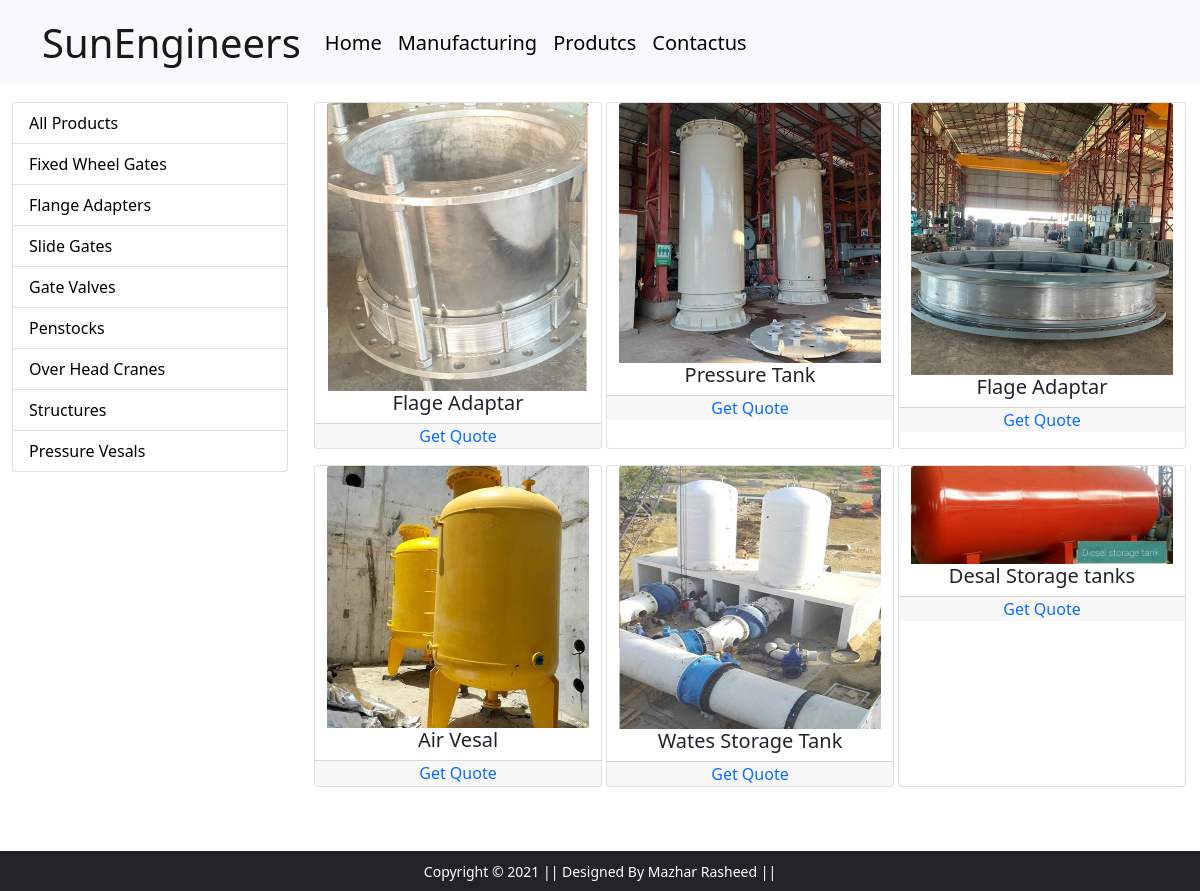
Screenshot of /products/ with the database file from the repository.
### home/models/category.py (models this page shows, shortened)
class Category(models.Model):
    name=models.CharField(max_length=50)
    @staticmethod
    def get_all_category():
        return Category.objects.all()

### home/models/products.py (models this page shows, shortened)
class Products(models.Model):
    id=models.AutoField(primary_key=True)
    product_name=models.CharField(max_length=50)
    pro_des=models.CharField(max_length=250 ,default="")
    pro_price=models.IntegerField(default=0)
    pro_img=models.ImageField(upload_to="uploaded/products/")
    category=models.ForeignKey(to=Category,on_delete=models.RESTRICT,)
    @staticmethod
    def get_all_produts():
        return Products.objects.all()

### home/views/products.py (the view)
# urls.py: path('products/',   Product.as_view(),                      name='homepage'),
class Product(View):
   def get(self,request):
      products=None
      categories=Category.get_all_category()
      categoryID=(request.GET.get('category'))
      if categoryID:
         products=Products.get_all_produts_by_categoryid(categoryID)
      else:
            products=Products.get_all_produts()
      data={'products':products,'categories':categories}
      return render(request,"products.html",data)

### templates/products.html
{% extends "base.html" %} {% block title %}My_store{% endblock title %}
{% load cart %}
{% load custom_filters %}
{% load static %}
{% block main-content %}
<div class="container-fluid mt-3">
  <div class="row">
    <div class="col-lg-3">
      <div class="list-group">
          <a href="/products/" class="list-group-item" style="color:black">All Products</a>
          {% for category in categories  %}
          <a href="?category={{category.id}}" class="list-group-item" style="color:black">{{category.name}}</a>
          {% endfor %}
      </div>
    </div>
    <div id="product" class="col-lg-9">
      <div class="row mx-auto">
        {% if products %}
        {% for product in products %}
        <div class="card mx-auto mb-3" id="{{product.id}}" style="width: 18rem">
          <img src="{{product.pro_img.url}}" class="card-img-top" alt="..." />
          <div class="card-body p-0">
            <h5 class="card-title text-center">{{product.product_name}}</h5>
            <div class="card-footer p-0 row no-gutters text-center ">
              <a style= "text-decoration: none ;" href="#">Get Quote</a>
            </div>
          </div>
        </div>
        {% endfor %}
        {% else %}
        <h3 class="alert alert-light border rounded">Curruntly No Item to Show</h3>
        {% endif %}
      </div>
    </div>
  </div>
</div>
{% endblock main-content %}

### templates/base.html (shortened to what this page needs)
<!doctype html>
{% load static %}
<html lang="en">
  <head>
    <link rel="stylesheet" href="{% static 'css/bootstrap.css' %}">
    <link rel="stylesheet" href="{% static 'css/main.css' %}">
    <link rel="stylesheet" href="{% static 'app/css/owl.carousel.min.css' %}">
    <link rel="stylesheet" href="{% static 'app/css/all.min.css' %}">
    <link rel="stylesheet" href="{% static 'app/css/style.css' %}">
    <link rel="stylesheet" href="{% static 'app/css/modal.css' %}">
  </head>
  <body>
    <nav class="navbar navbar-expand-lg navbar-light bg-light">
     <div class="container">
       <a class="navbar-brand" style=" font-size: 40px;" href="/">SunEngineers</a>
       <div class="collapse navbar-collapse" id="navbarSupportedContent">
         <ul class="navbar-nav me-auto mb-2 mb-lg-0">
           <li class="nav-item">
             <a class="nav-link " style="color:black;font-size: 20px;" aria-current="page" href="/">Home</a>
           </li>
           <li class="nav-item">
             <a class="nav-link " style="color:black ;font-size: 20px;" aria-current="page" href="/manufacturing/">Manufacturing</a>
           </li>
           <li class="nav-item">
             <a class="nav-link " style="color:black ;font-size: 20px;" aria-current="page" href="/products/">Produtcs</a>
           </li>
           <li class="nav-item">
             <a class="nav-link " style="color:black ;font-size: 20px;" aria-current="page" href="/contactus/">Contactus</a>
           </li>
          </ul>
        </div>
      </div>
    </nav>
    {% block main-content %} {% endblock main-content %}
    <footer class="container-fluid bg-dark text-center p-2 mt-5">
        <small class="text-white">Copyright &copy; 2021 || Designed By Mazhar Rasheed || </small>
    </footer>
  </body>
</html>

### rows the page displays
Category: name "Fixed Wheel Gates"
Category: name "Flange Adapters"
Category: name "Slide Gates"
Category: name "Gate Valves"
Category: name "Penstocks"
Category: name "Over Head Cranes"
Category: name "Structures"
Category: name "Pressure Vesals"
Products: pro_img (picture), product_name "Flage Adaptar"
Products: pro_img (picture), product_name "Pressure Tank"
Products: pro_img (picture), product_name "Flage Adaptar"
Products: pro_img (picture), product_name "Air Vesal"
Products: pro_img (picture), product_name "Wates Storage Tank"
Products: pro_img (picture), product_name "Desal Storage tanks"
